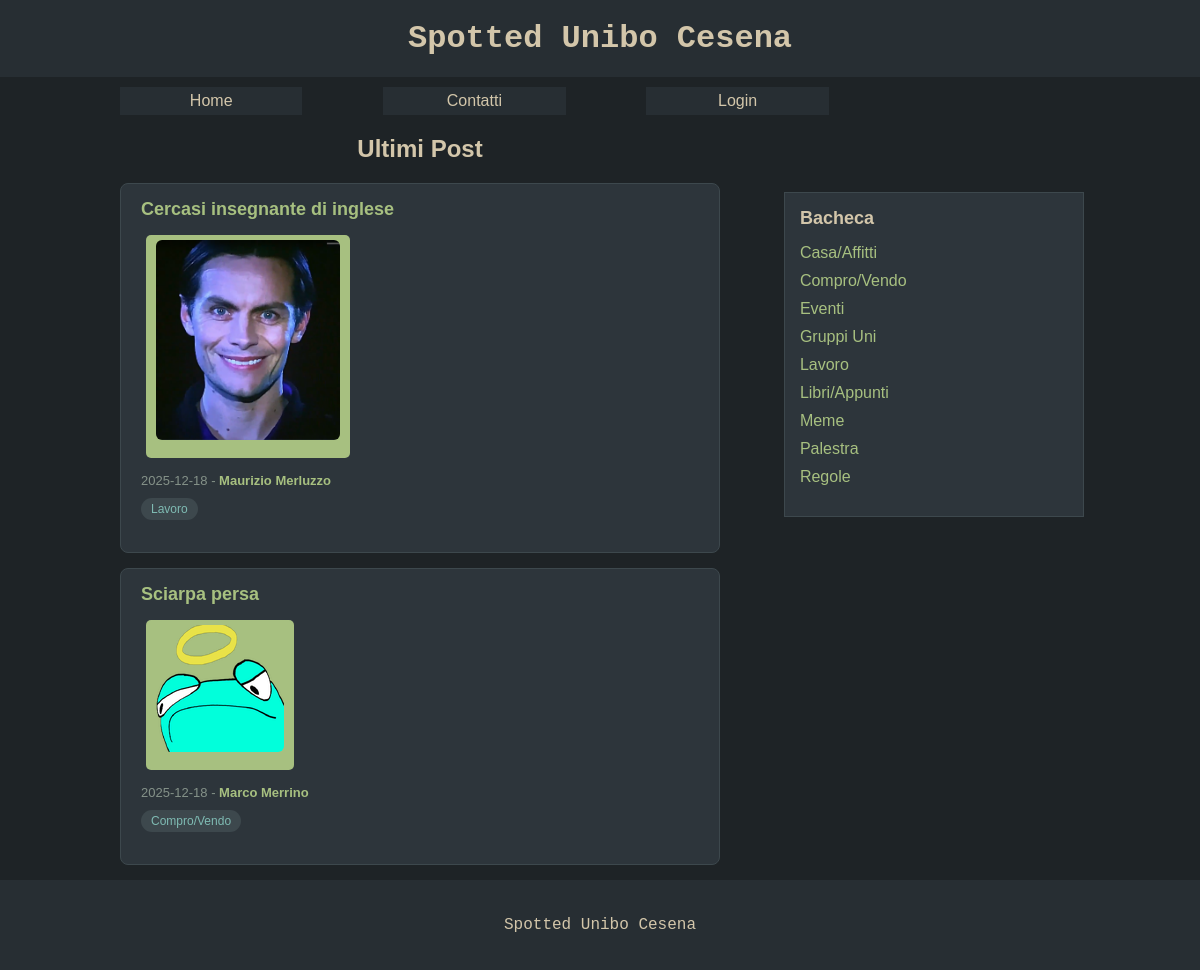
Before: / with the older database file.
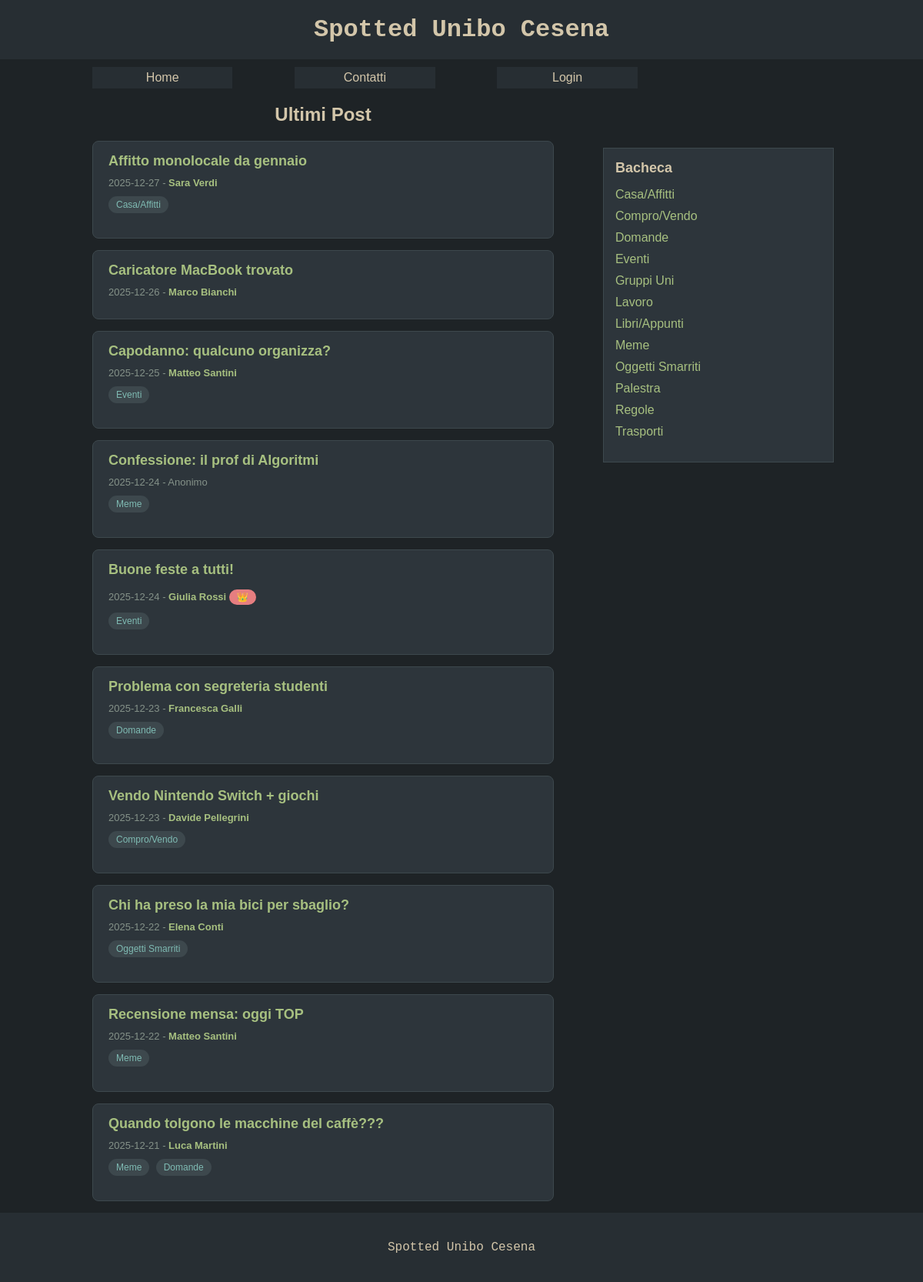
After: the same page with the newer database file.
### tables this page shows
CREATE TABLE IF NOT EXISTS `post` (
  `idpost` INT NOT NULL AUTO_INCREMENT,
  `titolopost` VARCHAR(100) NOT NULL,
  `testopost` MEDIUMTEXT NOT NULL,
  `datapost` DATE NOT NULL,
  `anteprimapost` TINYTEXT NOT NULL,
  `imgpost` VARCHAR(100) NOT NULL,
  `likes` INT NOT NULL DEFAULT 0,
  `anonimo` TINYINT NOT NULL DEFAULT 0,
  `utente` INT NOT NULL,
  PRIMARY KEY (`idpost`),
  INDEX `fk_post_utente_idx` (`utente` ASC),
  CONSTRAINT `fk_post_utente`
    FOREIGN KEY (`utente`)
    REFERENCES `utente` (`idutente`)
    ON DELETE NO ACTION
    ON UPDATE NO ACTION
);

CREATE TABLE IF NOT EXISTS `tag` (
  `idtag` INT NOT NULL AUTO_INCREMENT,
  `nometag` VARCHAR(50) NOT NULL,
  PRIMARY KEY (`idtag`),
  UNIQUE INDEX `nometag_UNIQUE` (`nometag` ASC)
);

### index.php (called while the page is built)
<?php
require_once 'bootstrap.php';
$templateParams["titolo"] = "Spotted Unibo Cesena - Home";
$templateParams["nome"] = "lista-posts.php";
$templateParams["posts"] = $dbh->getPosts(10);
require 'template/base.php';
?>

### utils/functions.php (called while the page is built, shortened)
<?php
function isUserLoggedIn(){
    return !empty($_SESSION['idutente']);
}
function isUserAdmin(){
    return !empty($_SESSION['amministratore']) && $_SESSION['amministratore'] == 1;
}
?>

### db/database.php (called while the page is built, shortened)
<?php
class DatabaseHelper{
    private $db;
    public function __construct($servername, $username, $password, $dbname, $port){
        $this->db = new mysqli($servername, $username, $password, $dbname, $port);
    }
    public function getPosts($n=-1){
        $query = "SELECT p.idpost, p.titolopost, p.imgpost, p.anteprimapost, p.datapost, p.likes, p.anonimo, p.utente as idutente,
                  CASE WHEN p.anonimo = 1 THEN 'Anonimo' ELSE u.nome END as nome,
                  u.amministratore
                  FROM post p
                  JOIN utente u ON p.utente = u.idutente
                  ORDER BY p.datapost DESC";
        if($n > 0){
            $query .= " LIMIT ?";
        }
        $stmt = $this->db->prepare($query);
        if($n > 0){
            $stmt->bind_param('i', $n);
        }
        $stmt->execute();
        $result = $stmt->get_result();
        return $result->fetch_all(MYSQLI_ASSOC);
    }
    public function getTags(){
        $query = "SELECT idtag, nometag FROM tag ORDER BY nometag ASC";
        $stmt = $this->db->prepare($query);
        $stmt->execute();
        $result = $stmt->get_result();
        return $result->fetch_all(MYSQLI_ASSOC);
    }
    public function getTagsByPostId($idpost){
        $query = "SELECT tag.idtag, tag.nometag
                  FROM tag, post_tag
                  WHERE post_tag.post=? AND post_tag.tag=tag.idtag";
        $stmt = $this->db->prepare($query);
        $stmt->bind_param('i', $idpost);
        $stmt->execute();
        $result = $stmt->get_result();
        return $result->fetch_all(MYSQLI_ASSOC);
    }
}
?>

### bootstrap.php (called while the page is built, shortened)
<?php
require_once("utils/functions.php");
require_once("db/database.php");
$dbh = new DatabaseHelper("localhost", "root", "", "spotted_db", 3306);
?>

### template/lista-posts.php (the view, shortened to what this page needs)
<h2>Ultimi Post</h2>
<?php foreach($templateParams["posts"] as $post): ?>
<article class="post-preview">
    <h3>
        <a href="post.php?id=<?php echo $post["idpost"]; ?>" class="post-title-link">
            <?php echo $post["titolopost"]; ?>
        </a>
    </h3>
    <?php if(!empty($post["imgpost"])): ?>
    <a href="post.php?id=<?php echo $post["idpost"]; ?>">
        <img src="<?php echo UPLOAD_DIR.$post["imgpost"]; ?>" alt="<?php echo $post["titolopost"]; ?>" />
    </a>
    <?php endif; ?>
    <p class="post-meta">
        <?php echo $post["datapost"]; ?> -
        <?php
        $displayName = $post["nome"];
        $linkToProfile = true;
        if(isset($post["anonimo"]) && $post["anonimo"]) {
            if(isUserAdmin()) {
                $displayName = $post["nome"];
                $linkToProfile = true;
            } else {
                $displayName = "Anonimo";
                $linkToProfile = false;
            }
        }
        $adminBadge = (isset($post["amministratore"]) && $post["amministratore"]) ? ' <span class="admin-badge" title="Amministratore">👑</span>' : '';
        if($linkToProfile && isset($post["idutente"])):
        ?>
        <a href="profilo.php?id=<?php echo $post["idutente"]; ?>" class="author-link"><?php echo $displayName; ?></a><?php echo $adminBadge; ?>
        <?php else: ?>
        <?php echo $displayName; ?><?php echo $adminBadge; ?>
        <?php endif; ?>
    </p>
    <p class="post-tags">
    <?php
    $tags = $dbh->getTagsByPostId($post["idpost"]);
    if(count($tags) > 0):
        foreach($tags as $i => $tag):
    ?>
        <a href="tag.php?id=<?php echo $tag["idtag"]; ?>" class="tag-link"><?php echo $tag["nometag"]; ?></a>
    <?php
        endforeach;
    endif;
    ?>
    </p>
</article>
<?php endforeach; ?>

### template/base.php (shortened to what this page needs)
<!DOCTYPE html>
<html lang="it">
<head>
    <link rel="stylesheet" href="./css/style.css" />
</head>
<body>
    <header>
        <h1>Spotted Unibo Cesena</h1>
    </header>
    <nav>
        <ul>
            <li><a href="index.php">Home</a></li>
            <li><a href="contatti.php">Contatti</a></li>
            <?php if(isUserLoggedIn()): ?>
            <li><a href="profilo.php">Profilo</a></li>
            <?php else: ?>
            <li><a href="login.php">Login</a></li>
            <?php endif; ?>
        </ul>
    </nav>
    <main>
    <?php
    if(isset($templateParams["nome"])){
        require("template/".$templateParams["nome"]);
    }
    ?>
    </main>
    <aside>
        <section>
            <h2>Bacheca</h2>
            <ul>
                <?php
                $tags = $dbh->getTags();
                foreach($tags as $tag):
                ?>
                <li><a href="tag.php?id=<?php echo $tag["idtag"]; ?>"><?php echo $tag["nometag"]; ?></a></li>
                <?php endforeach; ?>
            </ul>
        </section>
    </aside>
    <footer>
        <p>Spotted Unibo Cesena</p>
    </footer>
</body>
</html>

Changed rows visible on the page:
no longer on this page (row edited): post: titolopost "Cercasi insegnante di inglese", imgpost (placeholder picture), datapost "2025-12-18", displayName "Maurizio Merluzzo", tag (nometag "Lavoro")
no longer on this page (row edited): post: titolopost "Sciarpa persa", imgpost (picture), datapost "2025-12-18", displayName "Marco Merrino", tag (nometag "Compro/Vendo")
added post: titolopost "Affitto monolocale da gennaio", datapost "2025-12-27", displayName "Sara Verdi", tag (nometag "Casa/Affitti")
added post: titolopost "Caricatore MacBook trovato", datapost "2025-12-26", displayName "Marco Bianchi"
added post: titolopost "Capodanno: qualcuno organizza?", datapost "2025-12-25", displayName "Matteo Santini", tag (nometag "Eventi")
added post: titolopost "Confessione: il prof di Algoritmi", datapost "2025-12-24", displayName "Anonimo", tag (nometag "Meme")
added post: titolopost "Buone feste a tutti!", datapost "2025-12-24", displayName "Giulia Rossi", tag (nometag "Eventi")
added post: titolopost "Problema con segreteria studenti", datapost "2025-12-23", displayName "Francesca Galli"
added tag: nometag "Domande"
added post: titolopost "Vendo Nintendo Switch + giochi", datapost "2025-12-23", displayName "Davide Pellegrini", tag (nometag "Compro/Vendo")
added post: titolopost "Chi ha preso la mia bici per sbaglio?", datapost "2025-12-22", displayName "Elena Conti"
added tag: nometag "Oggetti Smarriti"
added post: titolopost "Recensione mensa: oggi TOP", datapost "2025-12-22", displayName "Matteo Santini", tag (nometag "Meme")
added post: titolopost "Quando tolgono le macchine del caffè???", datapost "2025-12-21", displayName "Luca Martini", tag (nometag "Meme")
added tag: nometag "Trasporti", shown under "Bacheca"
